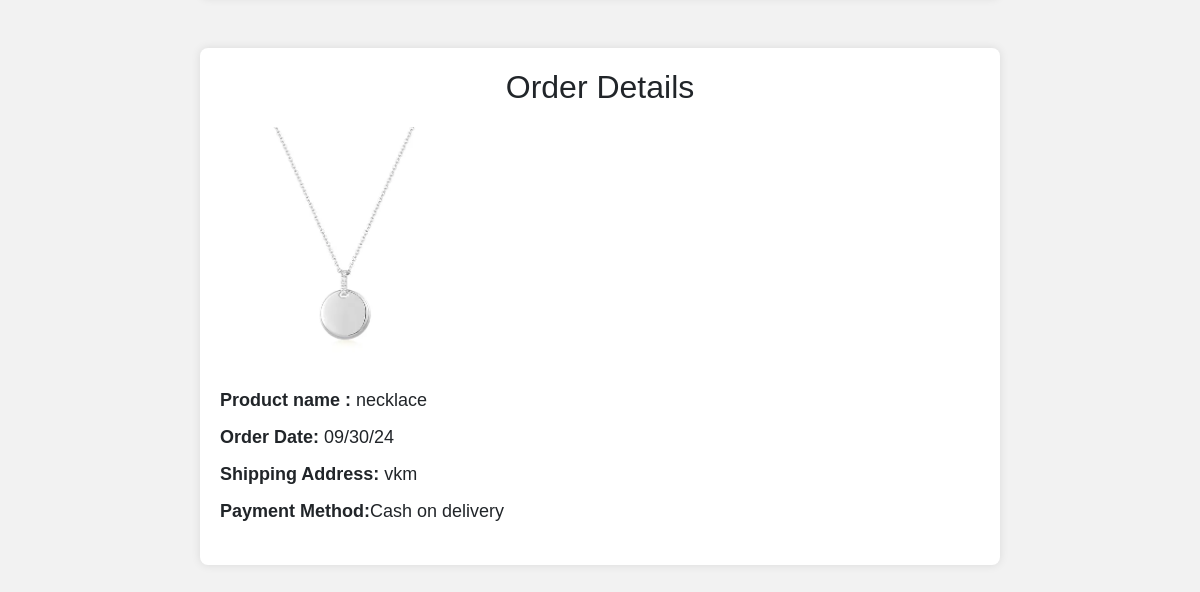
The page /orderdetails (signed in, lower part) on the database as committed earlier.
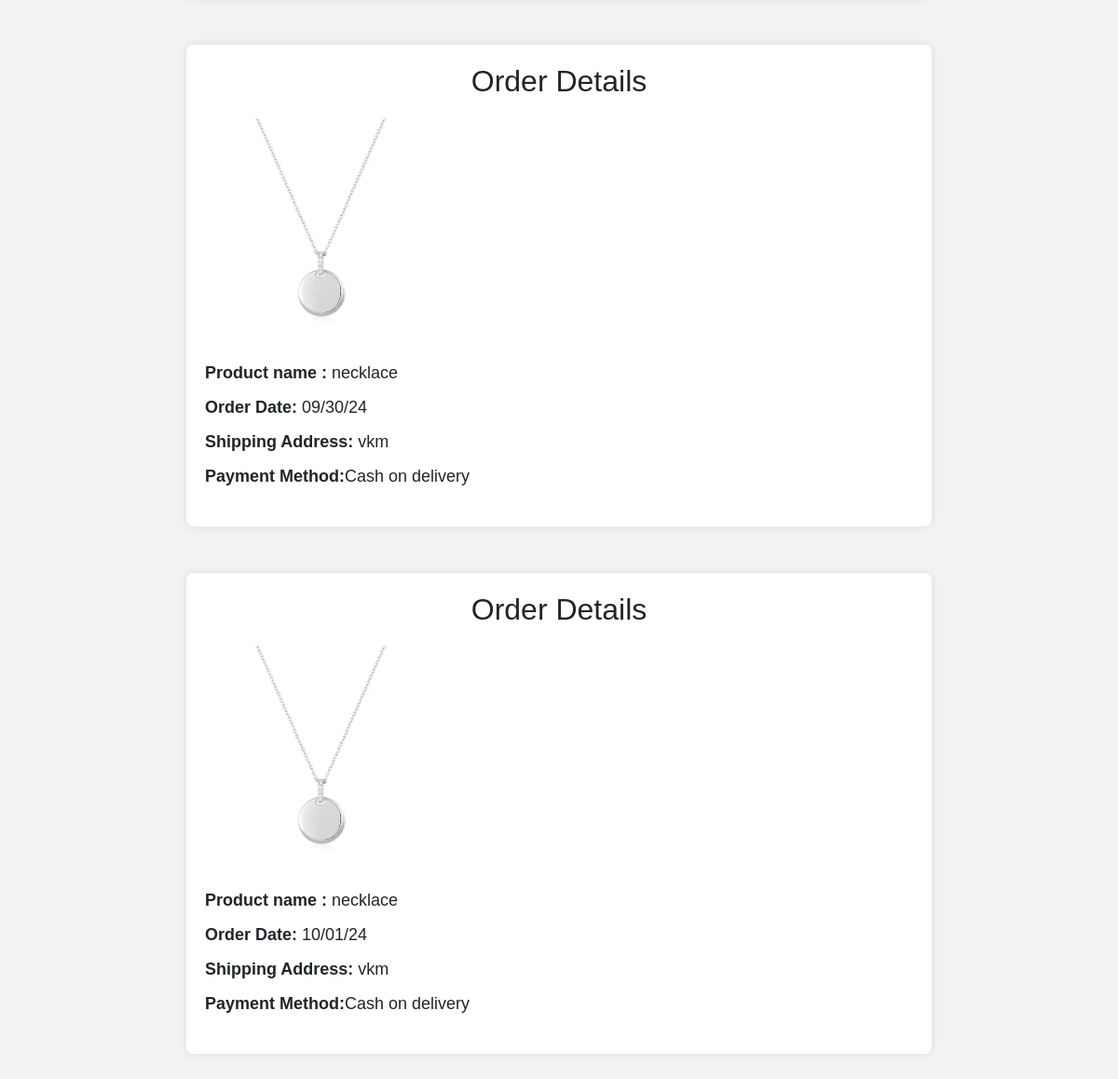
The same page on the database as committed later.
### app/models.py (models this page shows, shortened)
class Buy(models.Model):
    product = models.ForeignKey(Product,on_delete=models.CASCADE)
    user = models.ForeignKey(Register,on_delete=models.CASCADE)
    date_of_buying = models.TextField()
    payment_status = models.BooleanField(default=False)
    quantity = models.IntegerField()
    price = models.IntegerField()
    del_boy=models.BooleanField(default=False)

class Product(models.Model):
    shop = models.ForeignKey(Shopreg,on_delete=models.CASCADE)
    name = models.TextField()
    discription = models.TextField()
    price = models.IntegerField()
    quantity = models.IntegerField()
    offerprice = models.IntegerField()
    image = models.FileField()

class Register(models.Model):
    Email = models.EmailField(unique=True)
    name = models.TextField()
    phonenumber = models.IntegerField()
    password = models.IntegerField()
    location= models.TextField()

### app/views.py (the view)
# urls.py: path('orderdetails',views.orderdetails),
def orderdetails(req):
    data=Buy.objects.filter(user=get_usr(req))
    return render(req,'orderdetails.html',{'data':data})

### app/views.py (called while the page is built)
def get_usr(req):
    data=Register.objects.get(Email=req.session['user'])
    return data

### template/orderdetails.html (shortened to what this page needs)
<!DOCTYPE html>
<html lang="en">
<head>
    <link href="https://cdn.jsdelivr.net/npm/bootstrap@5.3.3/dist/css/bootstrap.min.css" rel="stylesheet">
</head>
<body>
    {% for i in data %}
    <div class="order-container">
        <h2>Order Details</h2>
        <div class="order-details">
          <img src="{{i.product.image.url}}" alt="" style="width:250px">
            <p><strong>Product name :</strong> {{i.product.name}}</p>
            <p><strong>Order Date:</strong> {{i.date_of_buying}}</p>
            <p><strong>Shipping Address:</strong> {{i.user.location}}</p>
            <p><strong>Payment Method:</strong>Cash on delivery</p>
        </div>
    </div>
    {% endfor %}
</body>
</html>

Rows that differ between the two databases and show on the page:
added Buy: product.image (picture), product.name "necklace", date_of_buying "10/01/24", user.location "vkm"
